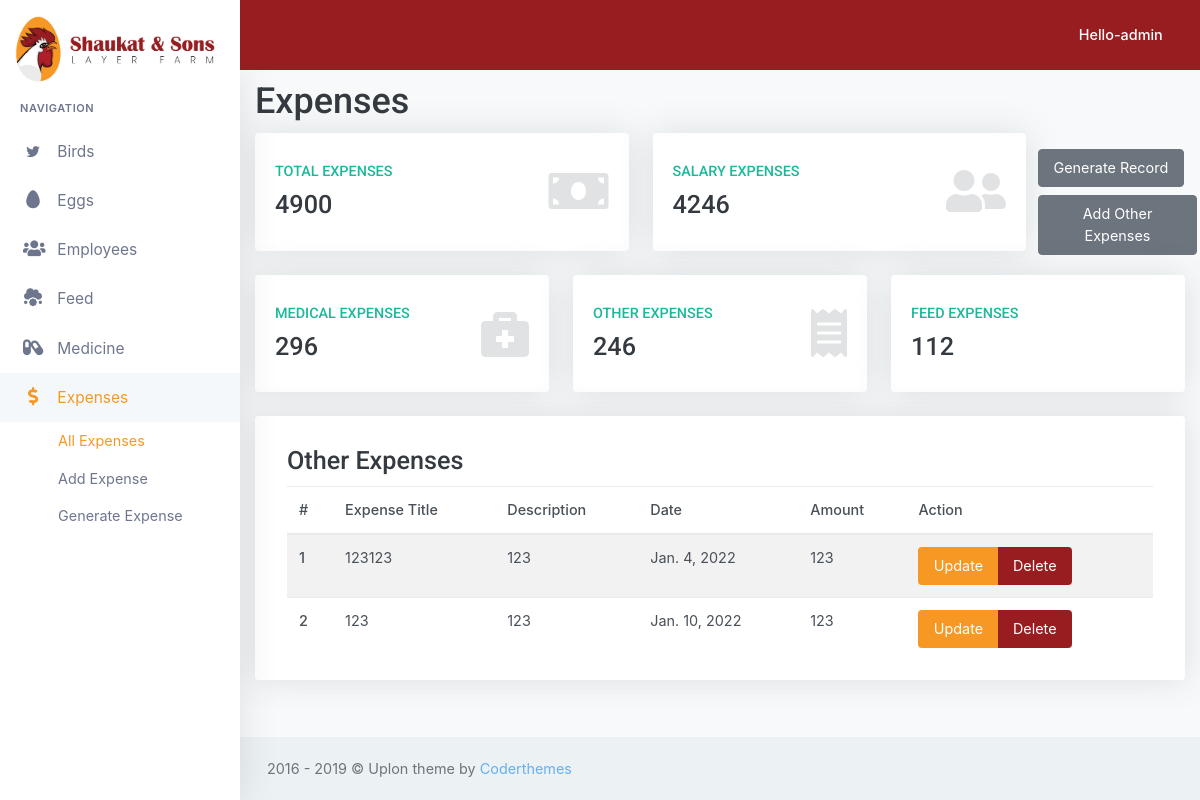
The app's page /expenses/ (signed in) with its own data.
### expenses/models.py (models this page shows)
class Expenses(models.Model):
    title = models.CharField(max_length=56,)
    amount = models.CharField(max_length=56,)
    description = models.CharField(max_length=56)
    date = models.DateTimeField()
    updated_by = models.ForeignKey(User, on_delete=models.SET_NULL,null=True)

### expenses/views.py (the view)
# urls.py: path('', views.expenses_view, name="expenses_view"),
@login_required(login_url='/accounts/login')
def expenses_view(request):
    total_expense = 0
    other_expenses = 0
    medical_expenses = 0
    feed_expenses = 0
    f_13_expenses = 0
    f_16_expenses = 0
    salary_expenses = 0
    salary_obj = SalaryPaid.objects.all()
    f_13_obj = FeedS13_Incoming.objects.all()
    f_16_obj = FeedS16_Incoming.objects.all()
    medicine_expenses_obj = medicine_data.objects.all()
    all_expenses = Expenses.objects.all()
    for salarys_paid in salary_obj.iterator():
        salary_expenses = salary_expenses + int(salarys_paid.amount)
    for s13_feed in f_13_obj.iterator():
        f_13_expenses = f_13_expenses + int(s13_feed.price)
    for s16_feed in f_16_obj.iterator():
        f_16_expenses = f_16_expenses + int(s16_feed.f16_price)
    for medicine in medicine_expenses_obj.iterator():
        medical_expenses = medical_expenses + int(medicine.price)
    for expense in all_expenses.iterator():
        other_expenses = other_expenses + int(expense.amount)
    feed_expenses = f_13_expenses + f_16_expenses
    total_expense = feed_expenses + medical_expenses + other_expenses + salary_expenses
    return render(request, 'expenses/expenses.html', {"all_expenses": all_expenses, "total_expense": total_expense,
                                                      "f_16_expenses": f_16_expenses,
                                                      "f_13_expenses": f_13_expenses,
                                                      "medical_expenses": medical_expenses,
                                                      "feed_expenses": feed_expenses,
                                                      "other_expenses": other_expenses,
                                                      "salary_expenses": salary_expenses})

### expenses/templates/expenses/expenses.html
{% extends 'baseTeamplate.html' %}
{% load static %}
{% block content %}
    <h1>Expenses</h1>
    <div class="row">
        <div class="col-xl-5 col-md-6">
            <div class="card-box tilebox-two">
                <i class="fas fa-money-bill float-right text-muted"></i>
                <h6 class="text-success text-uppercase">Total Expenses</h6>
                <h3><span data-plugin="counterup">{{ total_expense }}</span></h3>
            </div>
        </div>
        <div class="col-xl-5 col-md-6">
            <div class="card-box tilebox-two">
                <i class="fas fa-user-friends float-right text-muted"></i>
                <h6 class="text-success text-uppercase">Salary Expenses</h6>
                <h3><span data-plugin="counterup">{{ salary_expenses }}</span></h3>
            </div>
        </div>
        <div class="col-xl-2 col-md-6">
            <div class=" row">
                <a type="button" href="{% url 'expense:generated_expense' %}"
                   class="btn btn-secondary waves-effect waves-light width-md mt-3 mb-2">Generate Record
                </a>
                <a type="button" href="{% url 'expense:add_other_expenses' %}"
                   class="btn btn-secondary waves-effect waves-light width-md">Add Other Expenses</a>
            </div>
        </div>
    </div>
    <div class="row">
        <div class="col-xl col-md">
            <div class="card-box tilebox-two">
                <i class="fas fa-briefcase-medical float-right text-muted"></i>
                <h6 class="text-success text-uppercase">Medical Expenses</h6>
                <h3><span data-plugin="counterup">{{ medical_expenses }}</span></h3>
            </div>
        </div>
        <div class="col-xl col-md">
            <div class="card-box tilebox-two">
                <i class=" fas fa-receipt float-right text-muted"></i>
                <h6 class="text-success text-uppercase">Other Expenses</h6>
                <h3><span data-plugin="counterup">{{ other_expenses }}</span></h3>
            </div>
        </div>
        <div class="col-xl col-md">
            <div class="card-box tilebox-two">
                <i class="mdi mdi-food-variant float-right text-muted"></i>
                <h6 class="text-success text-uppercase">Feed Expenses</h6>
                <h3><span data-plugin="counterup">{{ feed_expenses }}</span></h3>
            </div>
        </div>
    </div>
    <div class="row">
        <div class="col-12">
            <div class="card-box">
                <div class="col-lg">
                <h3>Other Expenses</h3>
                    <div class="table-responsive">
                        <table class="table table-striped mb-0">
                            <thead>
                            <tr>
                                <th>#</th>
                                <th>Expense Title</th>
                                <th>Description</th>
                                <th>Date</th>
                                <th>Amount</th>
                                <th>Action</th>
                            </tr>
                            </thead>
                            <tbody>
                            {% for expense in all_expenses %}
                                <tr>
                                    <th scope="row">{{ forloop.counter }}</th>
                                    <td>{{ expense.title }}</td>
                                    <td>{{ expense.description }}</td>
                                    <td>{{ expense.date.date }}</td>
                                    <td>{{ expense.amount }}</td>
                                    <td>
                                        <div class="btn-group" role="group" aria-label="Basic example">
                                            <a type="button" class="btn " style="background: #F79824;"
                                               href="{% url 'expense:update_expenses' expense.id %}">Update</a>
                                            <a type="button" class="btn " style="background: #981D20;"
                                               href="{% url 'expense:delete_expenses' expense.id %}">Delete</a>
                                        </div>
                                    </td>
                                </tr>
                            {% endfor %}
                            </tbody>
                        </table>
                    </div>
                </div>
            </div>
        </div>
    </div>
{% endblock %}

### templates/baseTeamplate.html (shortened to what this page needs)
{% load static %}
<!DOCTYPE html>
<html lang="en">
<head>
    <link href="{% static 'libs/datatables/dataTables.bootstrap4.min.css' %}" rel="stylesheet" type="text/css"/>
    <link href="{% static 'libs/datatables/buttons.bootstrap4.min.css' %}" rel="stylesheet" type="text/css"/>
    <link href="{% static 'libs/datatables/responsive.bootstrap4.min.css' %}" rel="stylesheet" type="text/css"/>
    <link href="{% static 'libs/datatables/select.bootstrap4.min.css' %}" rel="stylesheet" type="text/css"/>
    <link href="{% static 'css/bootstrap.min.css' %}" rel="stylesheet" type="text/css" id="bootstrap-stylesheet"/>
    <link href="{% static 'css/icons.min.css' %}" rel="stylesheet" type="text/css"/>
    <link href="{% static 'css/app.css' %}" rel="stylesheet" type="text/css" id="app-stylesheet"/>
    <link href="{% static 'sj.css' %}" rel="stylesheet" type="text/css" id="app-stylesheet"/>
</head>
<body>
<div id="wrapper">
    <div class="navbar-custom">
        <ul class="list-unstyled topnav-menu float-right mb-0">
            <li class="dropdown notification-list">
                <a class="nav-link dropdown-toggle nav-user mr-0 waves-effect waves-light" data-toggle="dropdown"
                   href="#" role="button" aria-haspopup="false" aria-expanded="false">
                    <span class="hello-msg d-none d-sm-inline-block ml-1 font-weight-medium" style="color: white; "> Hello-{{ request.user }}</span>
                    <i class="mdi mdi-chevron-down d-none d-sm-inline-block"></i>
                </a>
            </li>
        </ul>
        <div class="logo-box">
            <a href="#" class="logo text-center logo-dark">
                        <span class="logo-lg">
                  <img src="{% static 'logo.jpeg' %}" style="width:100%">
                        </span>
            </a>
        </div>
        <ul class="list-unstyled topnav-menu topnav-menu-left m-0">
            <li>
                <button class="button-menu-mobile waves-effect waves-light">
                    <i class="mdi mdi-menu"></i>
                </button>
            </li>
        </ul>
    </div>
    <div class="left-side-menu">
        <div class="slimscroll-menu">
            <div id="sidebar-menu">
                <ul class="metismenu" id="side-menu">
                    <li class="menu-title">Navigation</li>
                    <li>
                        <a href="javascript: void(0);">
                            <i class="typcn typcn-social-twitter"></i>
                            <span> Birds </span>
                            <span class="menu-arrow"></span>
                        </a>
                    </li>
                    <li>
                        <a href="javascript: void(0);">
                            <i class="fas fa-egg"></i>
                            <span> Eggs </span>
                            <span class="menu-arrow"></span>
                        </a>
                    </li>
                    <li>
                        <a href="javascript: void(0);">
                            <i class="fas fa-users"></i>
                            <span> Employees </span>
                            <span class="menu-arrow"></span>
                        </a>
                    </li>
                    <li>
                        <a href="javascript: void(0);">
                            <i class="fas fa-cloud-meatball"></i>
                            <span> Feed </span>
                            <span class="menu-arrow"></span>
                        </a>
                    </li>
                    <li>
                        <a href="javascript: void(0);">
                            <i class="fas fa-capsules"></i>
                            <span> Medicine </span>
                            <span class="menu-arrow"></span>
                        </a>
                    </li>
                    <li>
                        <a href="javascript: void(0);">
                            <i class="fas fa-dollar-sign"></i>
                            <span> Expenses </span>
                            <span class="menu-arrow"></span>
                        </a>
                        <ul class="nav-second-level" aria-expanded="false">
                            <li><a href="{% url "expense:expenses_view" %}">All Expenses</a></li>
                            <li><a href="{% url "expense:add_other_expenses" %}">Add Expense</a></li>
                            <li><a href="{% url 'expense:generated_expense' %}">Generate Expense</a></li>
                        </ul>
                    </li>
                </ul>
            </div>
        </div>
    </div>
    <div class="content-page">
        {% block content %}
        {% endblock %}
    </div>
    <footer class="footer">
        <div class="container-fluid">
            <div class="row">
                <div class="col-md-12">
                    2016 - 2019 &copy; Uplon theme by <a href="">Coderthemes</a>
                </div>
            </div>
        </div>
    </footer>
</div>
</body>
</html>

### records on screen
Expenses: title "123123", description "123", date "Jan. 4, 2022", amount "123"
Expenses: title "123", description "123", date "Jan. 10, 2022", amount "123"

### other values on screen
{{ request.user }} "admin"
{{ total_expense }} "4900"
{{ salary_expenses }} "4246"
{{ medical_expenses }} "296"
{{ other_expenses }} "246"
{{ feed_expenses }} "112"
